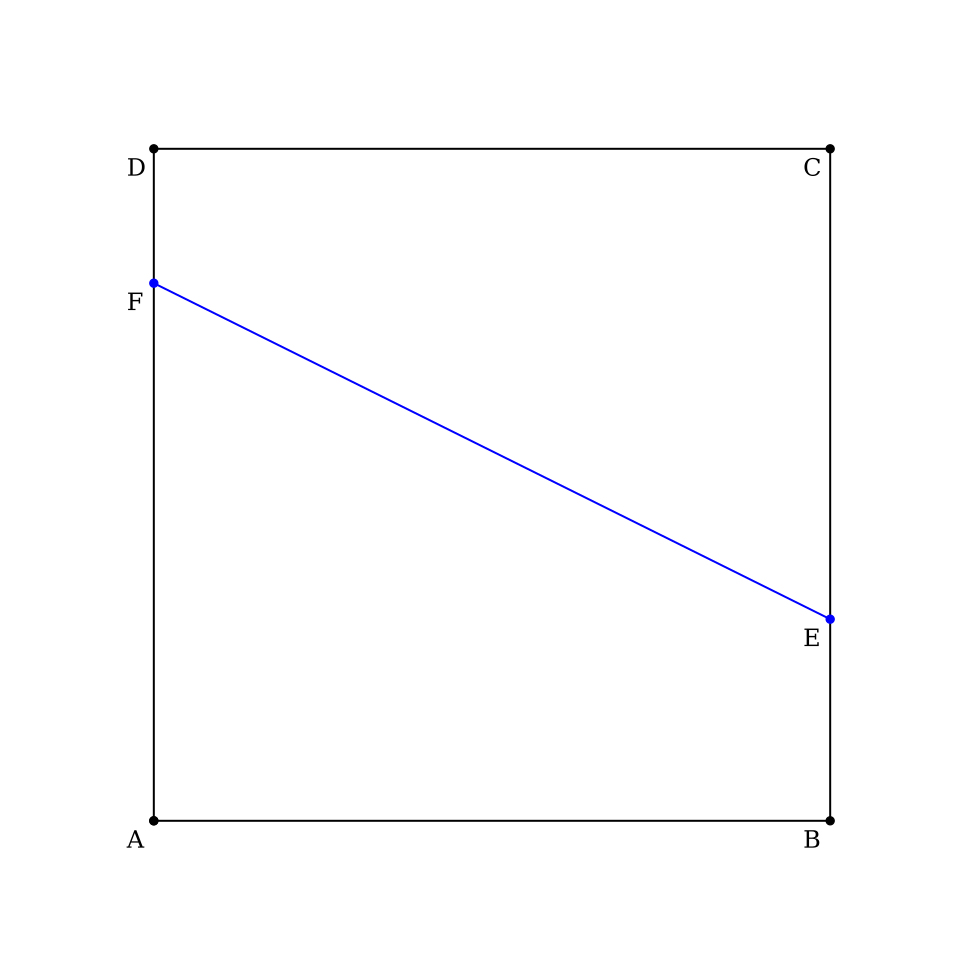

Python code for this plot:
#import matplotlib.pyplot as plt
#x = range(1,10)
#y = range(1,10)
#plt.plot(x,y,'o')
#plt.show()

import matplotlib.pyplot as plt
import numpy as np
import matplotlib.patches as mpatches



# neighbour-intersection
#E   = [0.9, 0]
#F   = [0, 0.6]

# meta-intersection
E   = [1, 0.3]
F   = [0, 0.8]

G   = 0.5*(np.array(E)+np.array(F))
EF  = np.array(F) - np.array(E)
n   = -0.1*np.array([EF[1], -EF[0]])/np.linalg.norm(EF)

pt0 = [0, 0]
pt1 = [1, 0]
pt2 = [1, 1]
pt3 = [0, 1]
ptx = [pt0[0], pt1[0], pt2[0], pt3[0], pt0[0]]
pty = [pt0[1], pt1[1], pt2[1], pt3[1], pt0[1]]

EFx = [E[0], F[0]]
EFy = [E[1], F[1]]

liquidx = [pt0[0], pt1[0], E[0], F[0]]
liquidy = [pt0[1], pt1[1], E[1], F[1]]

font = {'family': 'serif',
        'color':  'black',
        'weight': 'normal',
        'size': 18,
        }

plt.figure(figsize=(10,10))
plt.axis('off')
plt.plot(ptx, pty, marker = 'o', color = 'k')
#plt.fill(liquidx, liquidy, zorder=0, alpha=0.5)
plt.plot(EFx, EFy, marker = 'o', color = 'b')

#plt.arrow(G[0], G[1], n[0], n[1], head_width=0.05, head_length=0.1, fc='b', ec='b')
# text
delta = -0.04
plt.text(pt0[0]+delta, pt0[1]+delta, 'A', fontdict=font)
plt.text(pt1[0]+delta, pt1[1]+delta, 'B', fontdict=font)
plt.text(pt2[0]+delta, pt2[1]+delta, 'C', fontdict=font)
plt.text(pt3[0]+delta, pt3[1]+delta, 'D', fontdict=font)
plt.text(E[0]+delta, E[1]+delta, 'E', fontdict=font)
plt.text(F[0]+delta, F[1]+delta, 'F', fontdict=font)

plt.show()
